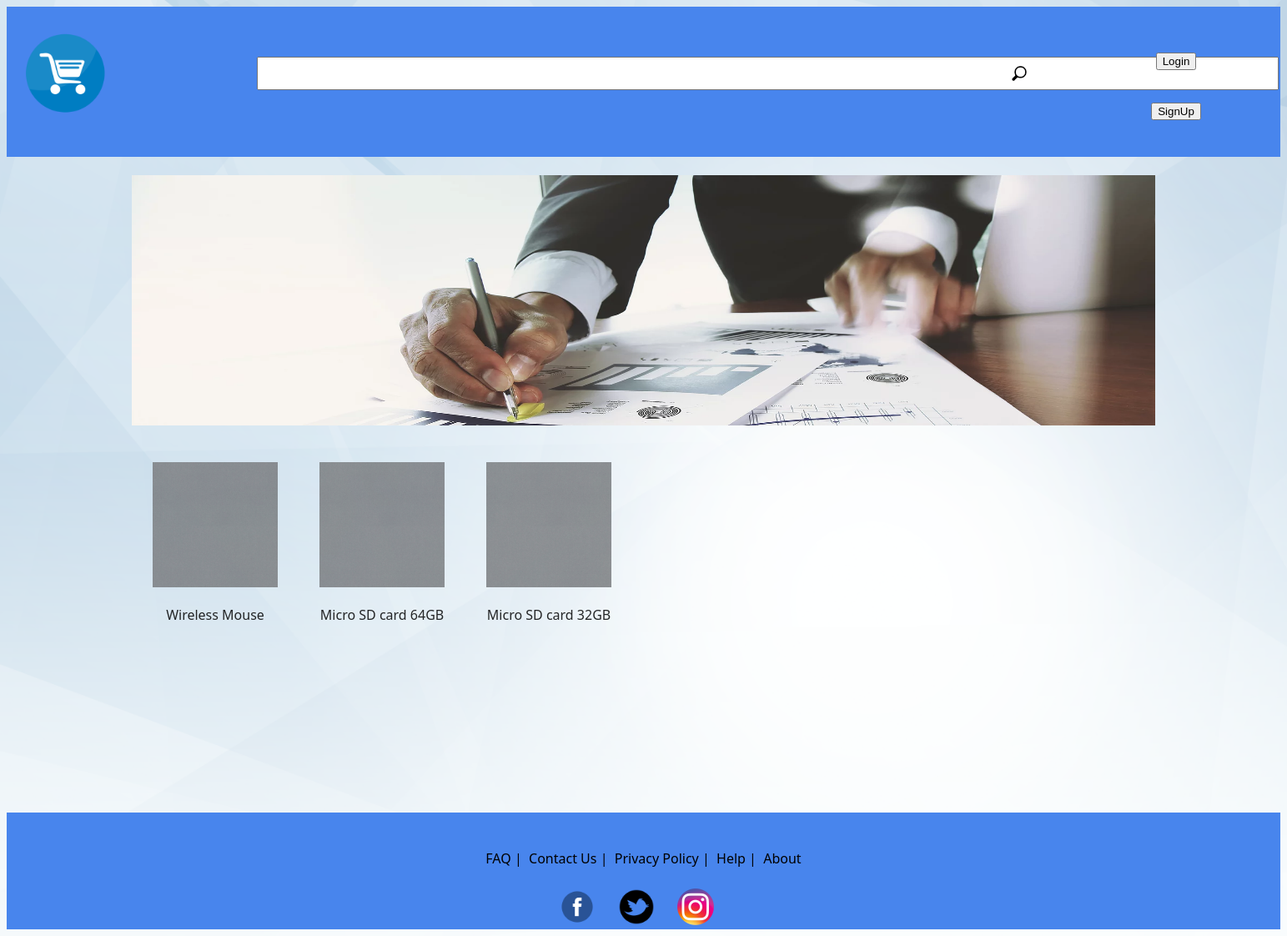
Page /html/category.php?category=Electronics on the committed database.
### tables this page shows
CREATE TABLE `item` (
  `Item_number` int(5) NOT NULL,
  `SID` int(5) NOT NULL,
  `Item_Name` varchar(20) NOT NULL,
  `Description` varchar(100) NOT NULL,
  `Quantity` int(11) DEFAULT NULL,
  `Unit_Price` float NOT NULL,
  `Discount` float DEFAULT NULL,
  `Category` varchar(20) NOT NULL
);

### html/category.php (the view, shortened to what this page needs)
<html>
    <head>
        <link rel="stylesheet" href="../css/main.css">
        <link rel="stylesheet" href="../css/home.css">
        <link rel="stylesheet" href="../css/slideshow.css">
    </head>
    <body>
        <div class="topBar">
            <div style="padding-left: 20px;padding-top:30px;">
                <a href="./home.php"><img src="../img/cart.png" height="100" width="100"></a>
            </div>
            <div class="searchBar">
                <div></div>
                <form action="search.php" method="post">
                    <div class="searchBarRow" style="text-align: center;align-items: center;">
                        <div style="text-align: center;">
                            <input style="height:40px;" type="text" name="search" size="150">
                        </div>
                        <div>
                            <button type="submit" class="searchButton"><img src="../img/search.png" height="30" width="30"></button>
                        </div>
                    </div>
                </form>
                <div></div>
            </div>
            <div id="loginButtonContainer" class="searchBar" style="align-items: center;align-content: center; text-align: center;padding-top: 35px;">
                <div>
                    <a href="./login.html"><button>Login</button></a>
                </div>
                <div>
                    <a href="./commonregistration.html"><button>SignUp</button></a>
                </div>
            </div>
        </div>
        <div class="main">
            <br>
            <div id="slideShow">
                <div class="slideshow-container">
                    <div class="mySlides fade">
                        <img src="../img/image1.webp" style="width:100%;height: 300px;">
                    </div>
                </div>
            </div>
            <br>
            <div id="items">
                <?php
                    include "../php/config.php";
                    $category = $_GET['category'];
                    $sql = "SELECT * FROM item";
                    $result = $conn->query($sql);
                    while($row = mysqli_fetch_array($result)) {
                        if($row['Category']== $category){
                            echo "<div class='category'>
                                    <br>
                                    <a href='item.php?itemID=".$row['Item_number']."'>
                                    <img src='../img/greySquare.jpg' height='150' width='150'><br><br>
                                    ".$row['Item_Name'].
                                    "</a>
                                    </div>";
                        }
                    }
                ?>
            </div>
            <br>
        </div>
        <div class="bottomBar">
            <div style="text-align: center;justify-content: center;align-content: center;align-items: center;">
                <br><br>
                <a class="link" href="faq.html">FAQ</a>&nbsp;|&nbsp;
                <a class="link" href="contact.html">Contact Us</a>&nbsp;|&nbsp;
                <a class="link" href="privacy.html">Privacy Policy</a>&nbsp;|&nbsp;
                <a class="link" href="help.html">Help</a>&nbsp;|&nbsp;
                <a class="link" href="about.html">About</a>
                <div>
                    <br>
                    <img src="../img/facebook.png" height="50px" width="50px">&nbsp;&nbsp;&nbsp;&nbsp;
                    <img src="../img/twitter.png" height="50px" width="50px">&nbsp;&nbsp;&nbsp;&nbsp;
                    <img src="../img/insta.png" height="50px" width="50px">&nbsp;&nbsp;&nbsp;&nbsp;
                </div>
            </div>
        </div>
    </body>
</html>

### css/main.css (style rules this page uses)
body { background-image: url('../img/bg1.jpg'); background-repeat: no-repeat; background-attachment: fixed; background-size: cover; font-family: 'Segoe UI'; }
a { color:#000; text-decoration: none; }
.main { padding-right: 150px; padding-left: 150px; text-align: center; }
.topBar { display: grid; background-color: #4885ED; height: 180px; width: 100%; grid-template-columns: 300px auto; }
.searchBar { display:grid; grid-template-rows: 60px 60px 60px; }
.searchBarRow { display:grid; grid-template-columns: 850px auto; }
.bottomBar { background-color: #4885ED; height: 140px; width: 100%; bottom: 0px; }
.searchButton { background: none; border:none; height: 40px; }

### css/home.css (style rules this page uses)
.category { opacity: 0.85; text-align: center; }
#items { display: grid; grid-template-columns: 200px 200px 200px 200px 200px 200px; grid-template-rows: 210px 210px; }
#slideShow { width: auto; height: 300px; background-color: grey; color: white; }
.topBar { display: grid; background-color: #4885ED; height: 180px; width: 100%; grid-template-columns: 300px auto 250px; }

### css/slideshow.css (style rules this page uses)
.mySlides { display: none; }
.fade { -webkit-animation-name: fade; -webkit-animation-duration: 1.5s; animation-name: fade; animation-duration: 1.5s; }

### rows in the picture
item: Item_Name "Wireless Mouse"
item: Item_Name "Micro SD card 64GB"
item: Item_Name "Micro SD card 32GB"
